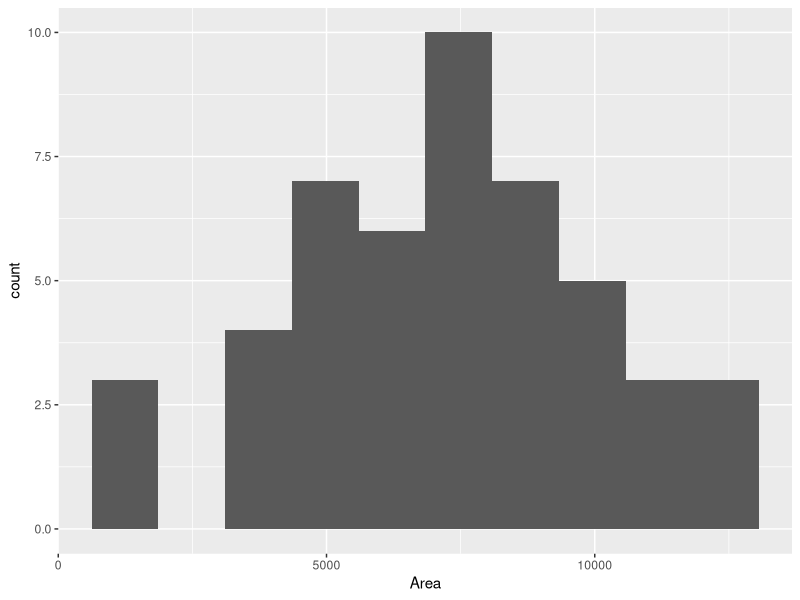

Generate this figure with R:
## ---- chunk 1
library(ggplot2)
ggplot(data = rock, aes(x = area)) +
    geom_histogram(bins = 10) + 
    labs(x = 'Area')
